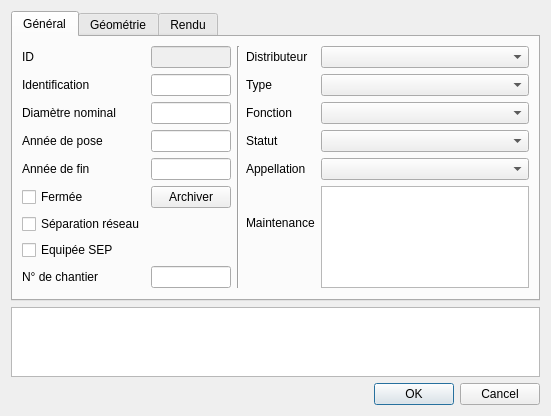
<?xml version="1.0" encoding="UTF-8"?>
<ui version="4.0">
 <class>Dialog</class>
 <widget class="QDialog" name="Dialog">
  <property name="geometry">
   <rect>
    <x>0</x>
    <y>0</y>
    <width>551</width>
    <height>412</height>
   </rect>
  </property>
  <property name="windowTitle">
   <string>Vannes</string>
  </property>
  <layout class="QGridLayout" name="gridLayout">
   <item row="13" column="0">
    <widget class="QDialogButtonBox" name="buttonBox">
     <property name="orientation">
      <enum>Qt::Horizontal</enum>
     </property>
     <property name="standardButtons">
      <set>QDialogButtonBox::Cancel|QDialogButtonBox::Ok</set>
     </property>
    </widget>
   </item>
   <item row="12" column="0">
    <widget class="QPlainTextEdit" name="remark"/>
   </item>
   <item row="11" column="0">
    <widget class="QTabWidget" name="tabWidget">
     <property name="currentIndex">
      <number>0</number>
     </property>
     <widget class="QWidget" name="tab">
      <attribute name="title">
       <string>Général</string>
      </attribute>
      <layout class="QGridLayout" name="gridLayout_3">
       <item row="4" column="0">
        <widget class="QLabel" name="label_22">
         <property name="text">
          <string>Année de fin</string>
         </property>
        </widget>
       </item>
       <item row="4" column="1">
        <widget class="QLineEdit" name="usr_annee_fin"/>
       </item>
       <item row="4" column="4">
        <widget class="QComboBox" name="usr_fk_appellation"/>
       </item>
       <item row="4" column="3">
        <widget class="QLabel" name="label_23">
         <property name="text">
          <string>Appellation</string>
         </property>
        </widget>
       </item>
       <item row="1" column="3">
        <widget class="QLabel" name="label_3">
         <property name="text">
          <string>Type</string>
         </property>
        </widget>
       </item>
       <item row="1" column="4">
        <widget class="QComboBox" name="fk_type"/>
       </item>
       <item row="2" column="3">
        <widget class="QLabel" name="label_4">
         <property name="text">
          <string>Fonction</string>
         </property>
        </widget>
       </item>
       <item row="2" column="4">
        <widget class="QComboBox" name="fk_function"/>
       </item>
       <item row="3" column="3">
        <widget class="QLabel" name="label_16">
         <property name="text">
          <string>Statut</string>
         </property>
        </widget>
       </item>
       <item row="3" column="4">
        <widget class="QComboBox" name="fk_status"/>
       </item>
       <item row="5" column="4" rowspan="4">
        <widget class="QListWidget" name="fk_maintenance"/>
       </item>
       <item row="5" column="3" rowspan="3">
        <widget class="QLabel" name="label_10">
         <property name="text">
          <string>Maintenance</string>
         </property>
        </widget>
       </item>
       <item row="0" column="3">
        <widget class="QLabel" name="label_20">
         <property name="text">
          <string>Distributeur</string>
         </property>
        </widget>
       </item>
       <item row="0" column="4">
        <widget class="QComboBox" name="fk_distributor"/>
       </item>
       <item row="0" column="2" rowspan="9">
        <widget class="Line" name="line_2">
         <property name="orientation">
          <enum>Qt::Vertical</enum>
         </property>
        </widget>
       </item>
       <item row="0" column="1">
        <widget class="QLineEdit" name="id">
         <property name="enabled">
          <bool>false</bool>
         </property>
         <property name="readOnly">
          <bool>true</bool>
         </property>
        </widget>
       </item>
       <item row="1" column="1">
        <widget class="QLineEdit" name="identification"/>
       </item>
       <item row="2" column="1">
        <widget class="QLineEdit" name="diameter_nominal"/>
       </item>
       <item row="3" column="1">
        <widget class="QLineEdit" name="year"/>
       </item>
       <item row="0" column="0">
        <widget class="QLabel" name="label">
         <property name="text">
          <string>ID</string>
         </property>
        </widget>
       </item>
       <item row="1" column="0">
        <widget class="QLabel" name="label_2">
         <property name="text">
          <string>Identification</string>
         </property>
        </widget>
       </item>
       <item row="2" column="0">
        <widget class="QLabel" name="label_8">
         <property name="text">
          <string>Diamètre nominal</string>
         </property>
        </widget>
       </item>
       <item row="3" column="0">
        <widget class="QLabel" name="label_7">
         <property name="text">
          <string>Année de pose</string>
         </property>
        </widget>
       </item>
       <item row="5" column="0">
        <widget class="QCheckBox" name="closed">
         <property name="text">
          <string>Fermée</string>
         </property>
        </widget>
       </item>
       <item row="6" column="0">
        <widget class="QCheckBox" name="networkseparation">
         <property name="text">
          <string>Séparation réseau</string>
         </property>
        </widget>
       </item>
       <item row="7" column="0">
        <widget class="QCheckBox" name="usr_sep">
         <property name="text">
          <string>Equipée SEP</string>
         </property>
        </widget>
       </item>
       <item row="8" column="1">
        <widget class="QLineEdit" name="usr_no_chantier"/>
       </item>
       <item row="8" column="0">
        <widget class="QLabel" name="label_21">
         <property name="text">
          <string>N° de chantier</string>
         </property>
        </widget>
       </item>
       <item row="5" column="1">
        <widget class="QPushButton" name="pushButton">
         <property name="text">
          <string>Archiver</string>
         </property>
        </widget>
       </item>
      </layout>
     </widget>
     <widget class="QWidget" name="tab_2">
      <attribute name="title">
       <string>Géométrie</string>
      </attribute>
      <layout class="QGridLayout" name="gridLayout_2">
       <item row="8" column="1">
        <spacer name="verticalSpacer_3">
         <property name="orientation">
          <enum>Qt::Vertical</enum>
         </property>
         <property name="sizeHint" stdset="0">
          <size>
           <width>20</width>
           <height>40</height>
          </size>
         </property>
        </spacer>
       </item>
       <item row="4" column="0">
        <widget class="QLabel" name="label_13">
         <property name="text">
          <string>Conduite</string>
         </property>
        </widget>
       </item>
       <item row="6" column="3">
        <widget class="QLabel" name="label_14">
         <property name="text">
          <string>Zone de pression</string>
         </property>
        </widget>
       </item>
       <item row="6" column="1">
        <widget class="QComboBox" name="fk_precision">
         <property name="sizeAdjustPolicy">
          <enum>QComboBox::AdjustToContents</enum>
         </property>
        </widget>
       </item>
       <item row="6" column="0">
        <widget class="QLabel" name="label_19">
         <property name="text">
          <string>Précision</string>
         </property>
        </widget>
       </item>
       <item row="2" column="2" rowspan="5">
        <widget class="Line" name="line">
         <property name="orientation">
          <enum>Qt::Vertical</enum>
         </property>
        </widget>
       </item>
       <item row="2" column="1">
        <widget class="QLineEdit" name="altitude_real"/>
       </item>
       <item row="2" column="0">
        <widget class="QLabel" name="label_5">
         <property name="text">
          <string>Altitude réelle</string>
         </property>
        </widget>
       </item>
       <item row="6" column="4">
        <widget class="QComboBox" name="fk_pressurezone">
         <property name="enabled">
          <bool>true</bool>
         </property>
        </widget>
       </item>
       <item row="4" column="4">
        <widget class="QLineEdit" name="fk_district">
         <property name="enabled">
          <bool>true</bool>
         </property>
         <property name="readOnly">
          <bool>true</bool>
         </property>
        </widget>
       </item>
       <item row="3" column="4">
        <widget class="QLineEdit" name="_printmaps">
         <property name="enabled">
          <bool>true</bool>
         </property>
         <property name="readOnly">
          <bool>true</bool>
         </property>
        </widget>
       </item>
       <item row="4" column="3">
        <widget class="QLabel" name="label_12">
         <property name="text">
          <string>Communes</string>
         </property>
        </widget>
       </item>
       <item row="3" column="3">
        <widget class="QLabel" name="label_15">
         <property name="text">
          <string>Folios</string>
         </property>
        </widget>
       </item>
       <item row="2" column="3">
        <widget class="QLabel" name="label_11">
         <property name="text">
          <string>Noeud</string>
         </property>
        </widget>
       </item>
       <item row="2" column="4">
        <widget class="QLineEdit" name="fk_node">
         <property name="enabled">
          <bool>true</bool>
         </property>
         <property name="readOnly">
          <bool>true</bool>
         </property>
        </widget>
       </item>
       <item row="3" column="1">
        <widget class="QComboBox" name="fk_precisionalti"/>
       </item>
       <item row="3" column="0">
        <widget class="QLabel" name="label_6">
         <property name="text">
          <string>Précision alti.</string>
         </property>
        </widget>
       </item>
       <item row="7" column="1">
        <widget class="QCheckBox" name="usr_cale_sisol">
         <property name="text">
          <string>Calé SISOL</string>
         </property>
        </widget>
       </item>
       <item row="4" column="1">
        <widget class="QgsRelationReferenceWidget" name="fk_pipe"/>
       </item>
      </layout>
     </widget>
     <widget class="QWidget" name="tab_3">
      <attribute name="title">
       <string>Rendu</string>
      </attribute>
      <layout class="QGridLayout" name="gridLayout_4">
       <item row="0" column="0">
        <widget class="QGroupBox" name="groupBox_2">
         <property name="title">
          <string>Schématique</string>
         </property>
         <layout class="QGridLayout" name="gridLayout_6">
          <item row="2" column="1">
           <widget class="QCheckBox" name="_geometry_alt1_used">
            <property name="enabled">
             <bool>false</bool>
            </property>
            <property name="layoutDirection">
             <enum>Qt::RightToLeft</enum>
            </property>
            <property name="text">
             <string>géométrie schématique</string>
            </property>
           </widget>
          </item>
          <item row="0" column="0">
           <widget class="QLabel" name="label_9">
            <property name="text">
             <string>Visibilité</string>
            </property>
           </widget>
          </item>
          <item row="3" column="1">
           <spacer name="verticalSpacer">
            <property name="orientation">
             <enum>Qt::Vertical</enum>
            </property>
            <property name="sizeHint" stdset="0">
             <size>
              <width>20</width>
              <height>10</height>
             </size>
            </property>
           </spacer>
          </item>
          <item row="0" column="1">
           <widget class="QComboBox" name="schema_force_visible">
            <property name="editable">
             <bool>false</bool>
            </property>
            <property name="sizeAdjustPolicy">
             <enum>QComboBox::AdjustToContents</enum>
            </property>
           </widget>
          </item>
         </layout>
        </widget>
       </item>
       <item row="0" column="1">
        <widget class="Line" name="line_6">
         <property name="orientation">
          <enum>Qt::Vertical</enum>
         </property>
        </widget>
       </item>
       <item row="0" column="2">
        <widget class="QGroupBox" name="groupBox">
         <property name="title">
          <string>Label</string>
         </property>
         <layout class="QGridLayout" name="gridLayout_5">
          <item row="4" column="0">
           <spacer name="verticalSpacer_2">
            <property name="orientation">
             <enum>Qt::Vertical</enum>
            </property>
            <property name="sizeHint" stdset="0">
             <size>
              <width>20</width>
              <height>10</height>
             </size>
            </property>
           </spacer>
          </item>
          <item row="0" column="0">
           <widget class="QLabel" name="label_17">
            <property name="text">
             <string>1/250</string>
            </property>
           </widget>
          </item>
          <item row="0" column="1">
           <widget class="QComboBox" name="label_1_visible">
            <property name="sizeAdjustPolicy">
             <enum>QComboBox::AdjustToContents</enum>
            </property>
           </widget>
          </item>
          <item row="1" column="1">
           <widget class="QComboBox" name="label_2_visible">
            <property name="sizeAdjustPolicy">
             <enum>QComboBox::AdjustToContents</enum>
            </property>
           </widget>
          </item>
          <item row="1" column="0">
           <widget class="QLabel" name="label_18">
            <property name="text">
             <string>1/5000</string>
            </property>
           </widget>
          </item>
          <item row="0" column="2">
           <widget class="QLineEdit" name="label_1_text"/>
          </item>
          <item row="1" column="2">
           <widget class="QLineEdit" name="label_2_text"/>
          </item>
         </layout>
        </widget>
       </item>
      </layout>
     </widget>
    </widget>
   </item>
  </layout>
 </widget>
 <customwidgets>
  <customwidget>
   <class>QgsRelationReferenceWidget</class>
   <extends>QWidget</extends>
   <header>qgsrelationreferencewidget.h</header>
  </customwidget>
 </customwidgets>
 <resources/>
 <connections>
  <connection>
   <sender>buttonBox</sender>
   <signal>accepted()</signal>
   <receiver>Dialog</receiver>
   <slot>accept()</slot>
   <hints>
    <hint type="sourcelabel">
     <x>248</x>
     <y>254</y>
    </hint>
    <hint type="destinationlabel">
     <x>157</x>
     <y>274</y>
    </hint>
   </hints>
  </connection>
  <connection>
   <sender>buttonBox</sender>
   <signal>rejected()</signal>
   <receiver>Dialog</receiver>
   <slot>reject()</slot>
   <hints>
    <hint type="sourcelabel">
     <x>316</x>
     <y>260</y>
    </hint>
    <hint type="destinationlabel">
     <x>286</x>
     <y>274</y>
    </hint>
   </hints>
  </connection>
 </connections>
</ui>
